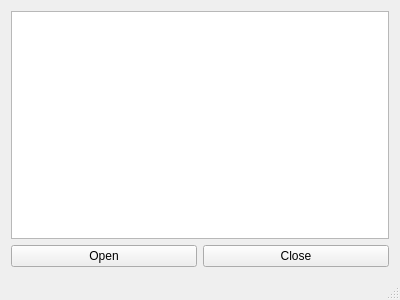
<?xml version="1.0" encoding="UTF-8"?>
<ui version="4.0">
 <class>MainWindow</class>
 <widget class="QMainWindow" name="MainWindow">
  <property name="geometry">
   <rect>
    <x>0</x>
    <y>0</y>
    <width>400</width>
    <height>300</height>
   </rect>
  </property>
  <property name="windowTitle">
   <string>Atalhos(Felipe)</string>
  </property>
  <widget class="QWidget" name="centralWidget">
   <layout class="QHBoxLayout" name="horizontalLayout_2">
    <item>
     <layout class="QVBoxLayout" name="verticalLayout">
      <item>
       <widget class="QListWidget" name="listWidget"/>
      </item>
      <item>
       <layout class="QHBoxLayout" name="horizontalLayout">
        <item>
         <widget class="QPushButton" name="pushButton">
          <property name="text">
           <string>Open</string>
          </property>
         </widget>
        </item>
        <item>
         <widget class="QPushButton" name="pushButton_2">
          <property name="text">
           <string>Close</string>
          </property>
         </widget>
        </item>
       </layout>
      </item>
     </layout>
    </item>
   </layout>
  </widget>
  <widget class="QStatusBar" name="statusBar"/>
 </widget>
 <layoutdefault spacing="6" margin="11"/>
 <resources/>
 <connections/>
</ui>
